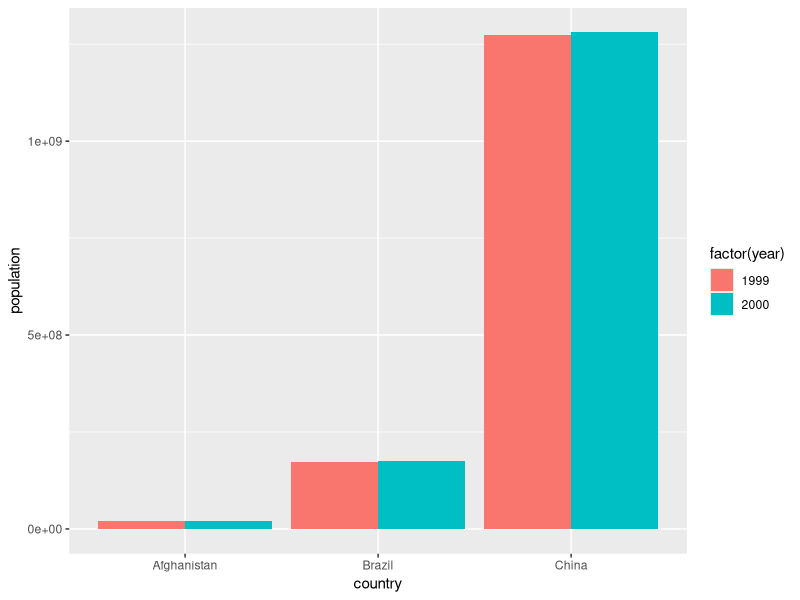
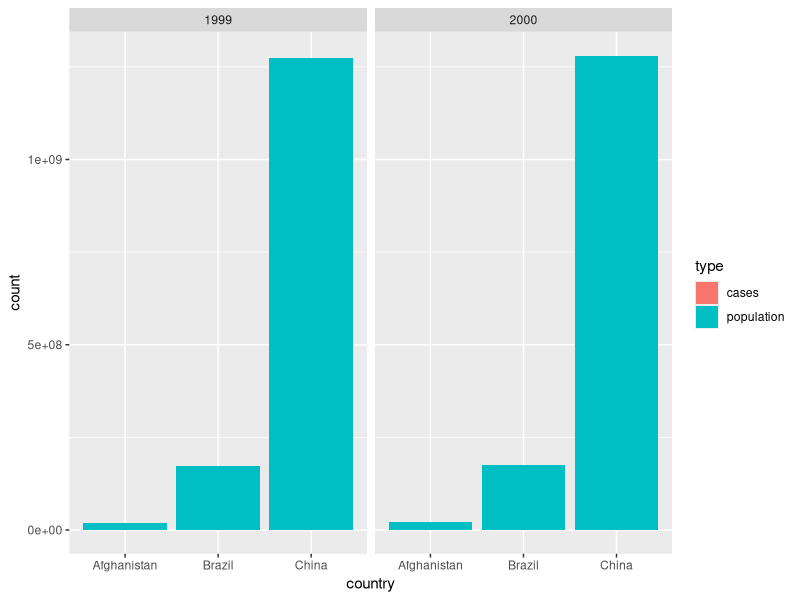
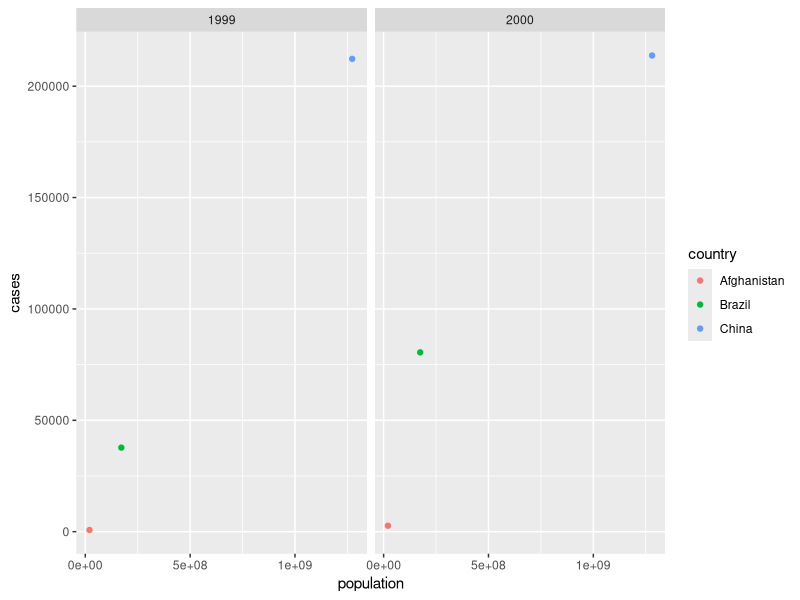
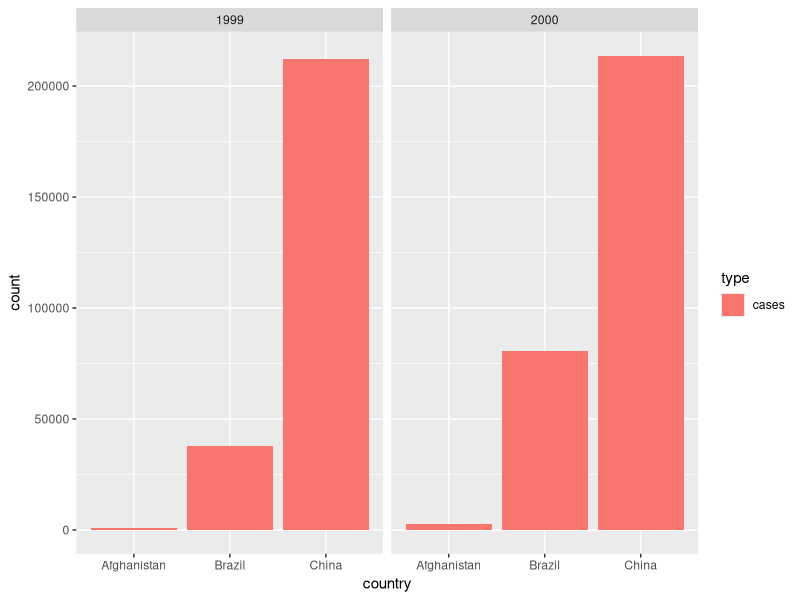
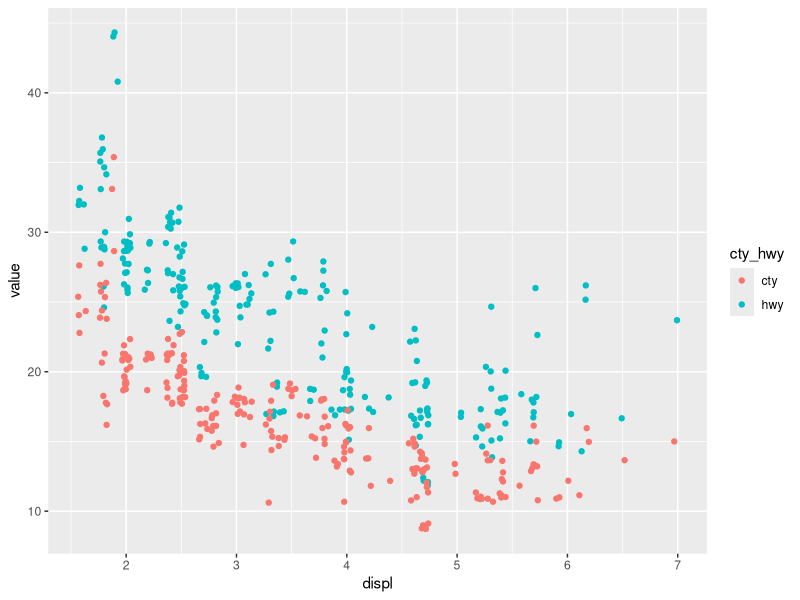

Write R code to recreate these figures, in order.
## ---- chunk 1
knitr::opts_chunk$set(echo = TRUE)
library(tidyverse)
set.seed(20180516)
knitr::opts_chunk$set(cache = TRUE)
## ---- chunk 2
table2 %>% 
  spread(type, count)
## ---- chunk 3
table1 %>% 
  gather(type, count, cases, population)
## ---- chunk 4
table2 %>% 
  gather(type, count, -country, -year)
## ---- chunk 5
table1 %>% 
  gather(type, count, -country, -year) %>% 
  arrange(country, year, type)
## ---- chunk 6
table1 %>%
  ggplot(aes(country, population, fill = factor(year))) +
  geom_col(position = "dodge")
## ---- chunk 7
table2 %>%
  ggplot(aes(country, count, fill = type)) +
  geom_col() +
  facet_wrap(~year)
## ---- chunk 8
table1 %>%
  ggplot(aes(population, cases, color = country)) +
  geom_point() +
  facet_wrap(~year)
## ---- chunk 9
table2 %>%
  filter(type == "cases") %>%
  ggplot() +
  geom_col(aes(country, count, fill = type)) +
  facet_wrap(~year)
## ---- chunk 10
cases_tbl <-
  table4a %>%
  gather(year, count, -country) %>%
  mutate(type = "cases")

population_tbl <-
  table4a %>% 
  gather(year, count, -country) %>%
  mutate(type = "population")

bind_rows(cases_tbl, population_tbl) %>%
  select(country, year, everything()) %>% 
  arrange(country, year, type)
## ---- chunk 11
cases_tbl <-
  table4a %>%
  mutate(type = "cases")

population_tbl <-
  table4b %>% 
  mutate(type = "population")

bind_rows(cases_tbl, population_tbl) %>%
  gather(year, count, -country, -type) %>%
  select(country, year, everything()) %>% 
  arrange(country, year, type)
## ---- chunk 12
mpg %>%
  select(displ, hwy, cty) %>%
  gather(cty_hwy, value, hwy, cty) %>%
  ggplot() +
  geom_jitter(aes(displ, value, color = cty_hwy))
